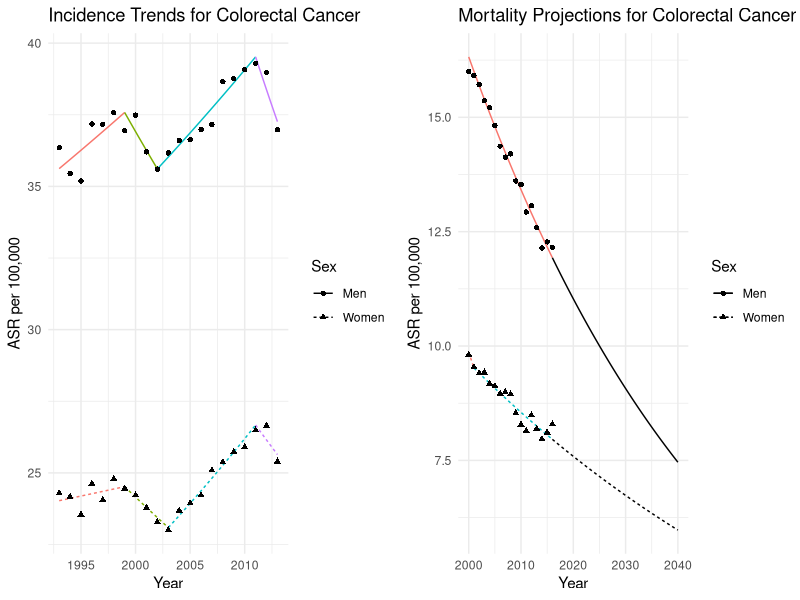
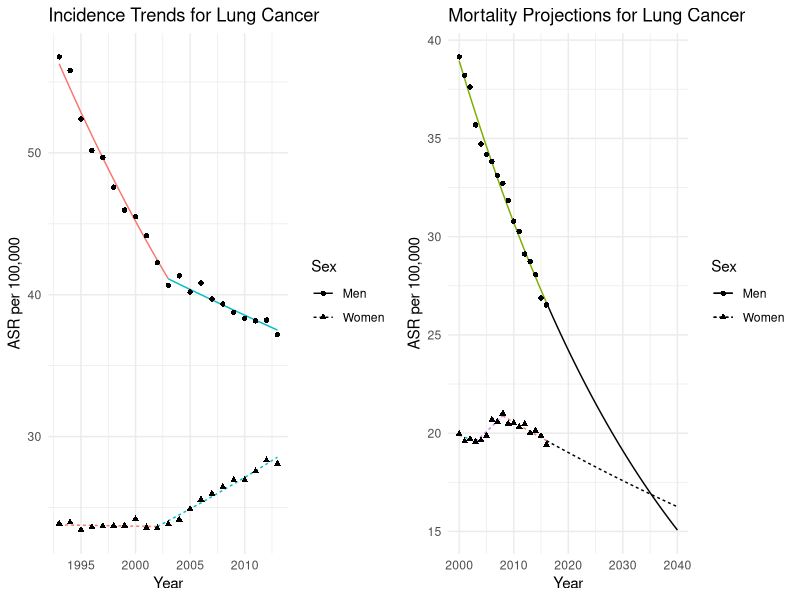
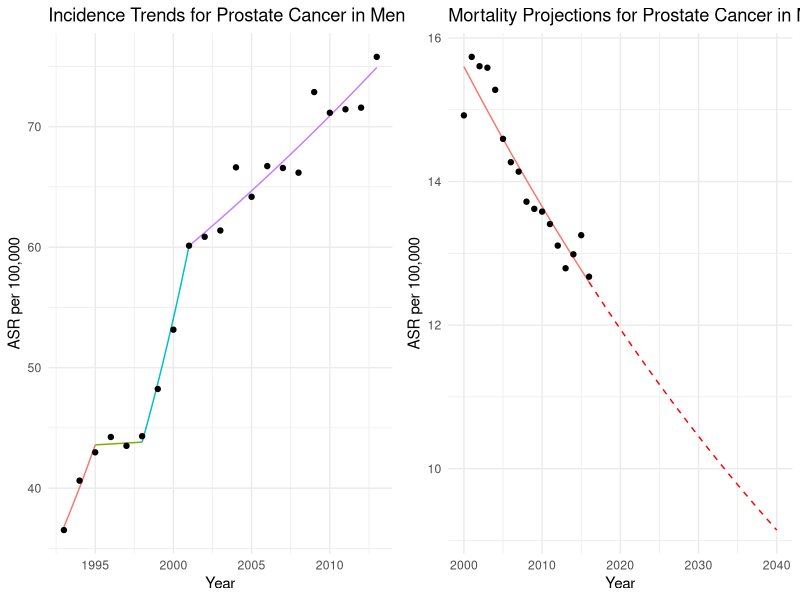
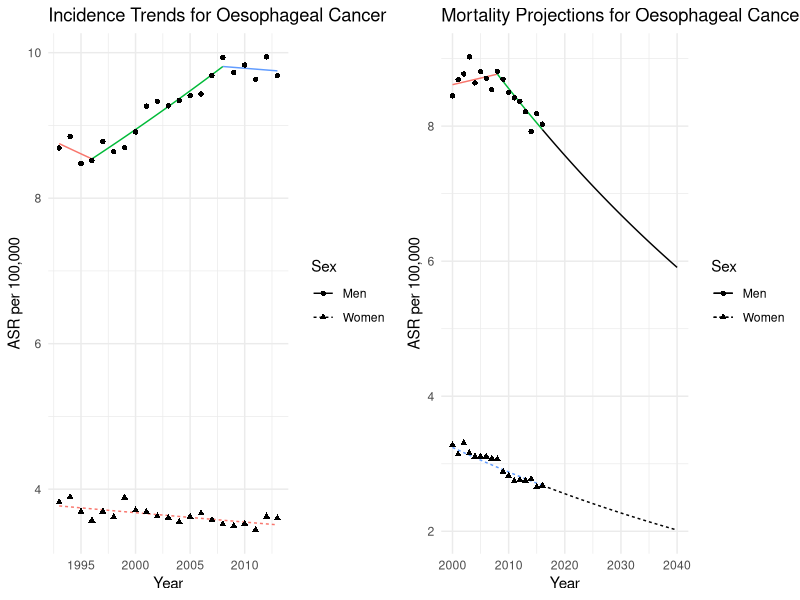
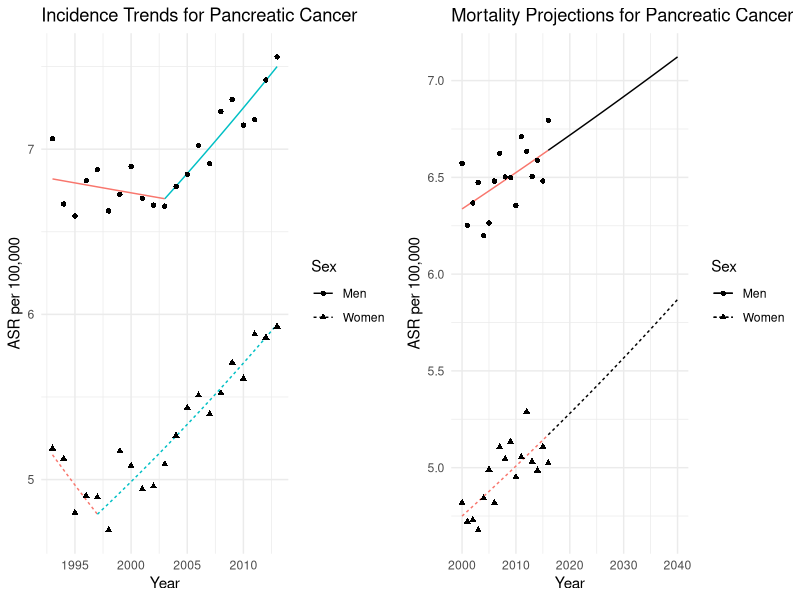
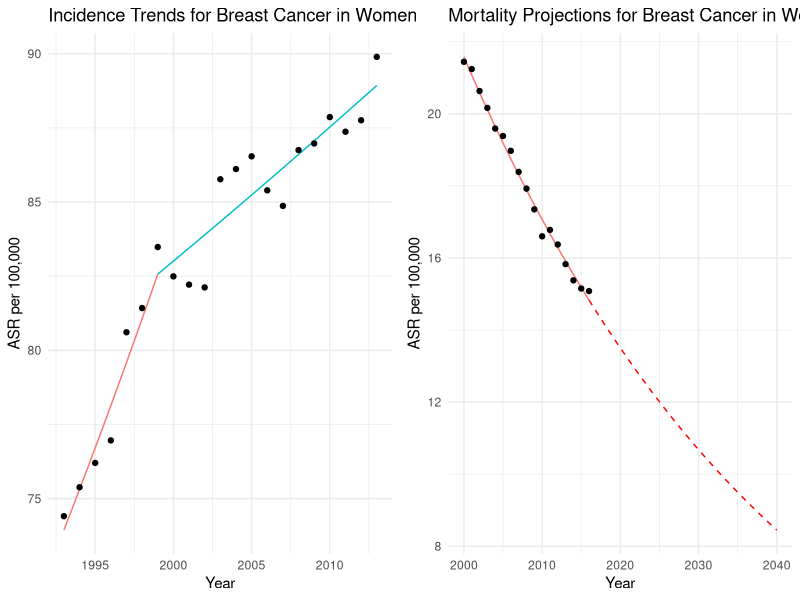
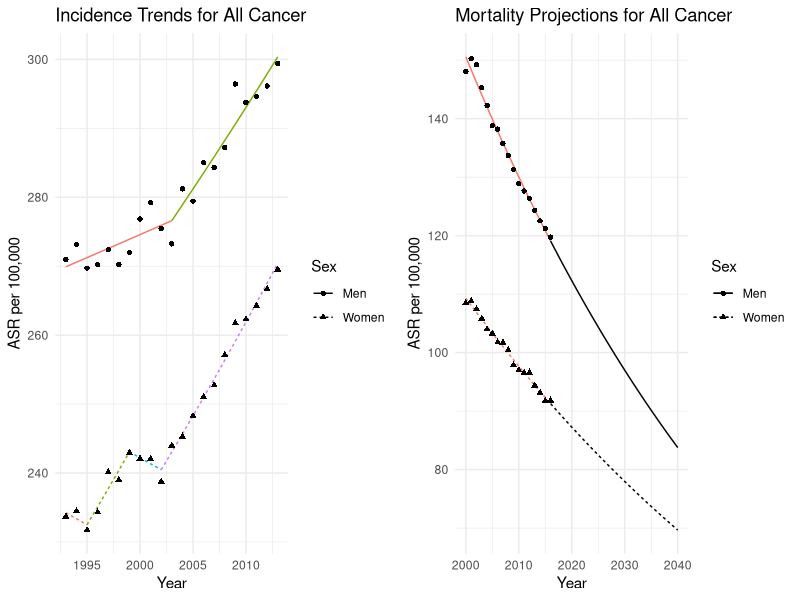
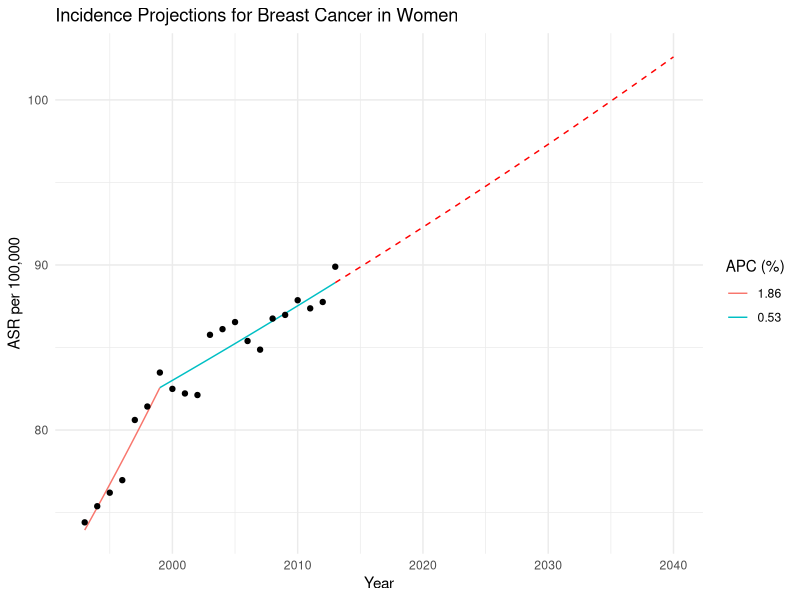

Here is the R script that generated these plots, in order:
## ---- chunk 1
library(dplyr)
library(readxl)
library(ggplot2)
library(gridExtra)
library(scales)
## ---- chunk 2
# knitr::opts_knit$set(root.dir = "C:/Users/rfrost/OneDrive - The Institute of Cancer Research/Documents/Position Paper/Data")
knitr::opts_knit$set(root.dir = "C:/Users/rfrost/OneDrive - The Institute of Cancer Research/Documents/UK-cancer-trends/Data")
knitr::opts_chunk$set(echo = FALSE)
theme_set(theme_minimal())
## ---- chunk 3

extract_joinpoint_splines <- function(data_jp){
  
  # Getting initial joins, as well as the APC (just before) the joins
  joins <- data_jp |>
    mutate(APC = case_when(!is.na(Flag) ~ lag(APC), TRUE ~ APC)) |>
    filter(grepl(Flag, pattern = "Joinpoint")) |>
    mutate(section = as.numeric(gsub(Flag, pattern = "Joinpoint ", replacement = "")))
  
  # Need a second set so we have full joins for both sides
  joins2 <- joins |>
    mutate(section = section + 1)
  
  # Getting start and end points and adding in joins from there
  start_end <- data_jp |>
    filter(row_number() %in% c(1, nrow(data_jp))) |>
    arrange(Year) |>
    mutate(section = case_when(
      row_number() == 1 ~ 1,
      row_number() == 2 ~ Joinpoints[1] + 1
    )) |>
    rbind(joins) |>
    rbind(joins2) |>
    mutate(APC = as.numeric(gsub(APC, pattern = "\\*", replacement = ""))) |>
    select(Year, Model, section, APC) |>
    arrange(Year, section)
  
  
  output_data <- data.frame()

  # Adding in points to get to exponential curves
  for(i in 1:(max(data_jp$Joinpoints)+1)){
    
    tempdata <- start_end[start_end$section == i,]

    new_data <- data.frame(Year = seq(tempdata$Year[1], tempdata$Year[2], by = 0.1))
    new_data$Model <- seq(log(tempdata$Model[1]), log(tempdata$Model[2]), by = (log(tempdata$Model[2]) - log(tempdata$Model[1]))/(nrow(new_data)-1))
    new_data$Model <- exp(new_data$Model)
    new_data$section <- i
    new_data$APC <- tempdata$APC[!is.na(tempdata$APC)][2]

    output_data <- rbind(output_data, new_data)

  }
  
  return(output_data)
  
}

get_proj_data <- function(data, data_jp, projection.yr){
  
 final <- data_jp |>
    arrange(desc(Year)) |>
    filter(row_number() == 1) |>
    mutate(APC = as.numeric(gsub(APC, pattern = "\\*", replacement = "")),
           APCnew = 1 + APC/100)
  
  proj_data <- data.frame(Year = seq(final$Year, projection.yr, by = 0.1))
  proj_data$lograte <- seq(from = log(final$Model), by = log((final$APCnew)^(1/10)), length.out = nrow(proj_data))
  proj_data$rate <- exp(proj_data$lograte)
  
  return(proj_data)
    
}


plot_joinpoint_output <- function(cancer, sex = 3, data, data_jp, incmort, start.yr = NA, projection.yr = NA, projection.target = NA, report.APC = FALSE){
  
  data <- data |> 
    filter(`Cancer label` == cancer)
  
  if(sex == 3 & length(unique(data$Sex))<2){
    sex <- unique(data$Sex)
  }
  
  
  if(sex==3){
    
    # Filter both dataframes for the relevant data
    data <- data |>
      filter(Year >= max(c(start.yr, min(Year)), na.rm = T)) |>
      mutate(Sex = ifelse(Sex==1, "Men", "Women"))
    
    data_jp <- data_jp |>
      filter(Cancer.label == cancer)
    
    data_jp_men <- data_jp |>
      filter(Sex == 1)
    
    data_jp_women <- data_jp |>
      filter(Sex == 2) 
    
    # Call function to extract useful information from joinpoint data
    
    jp_plot_men <- extract_joinpoint_splines(data_jp_men) |>
      mutate(Sex = "Men")
    jp_plot_women <- extract_joinpoint_splines(data_jp_women) |>
      mutate(Sex = "Women")
    
    jp_plot <- rbind(jp_plot_men, jp_plot_women) |>
      filter(Year >= max(c(start.yr, min(Year)), na.rm = T))
    
    # Making variable for dynamic plot title generation
    projection <- !is.na(projection.yr)
    proj_lab <- ifelse(projection, "Projections", "Trends")
    
    # Initial plotting of trends
    plot <- ggplot() +
      geom_line(data = jp_plot, aes(x = Year, y = Model, colour = factor(section, levels = unique(section)), linetype = Sex)) +
      geom_point(data = data, aes(x = Year, y = `ASR (World)`, shape = Sex)) +
      # geom_line(data = jp_plot_men, aes(x = Year, y = Model, colour = factor(APC, levels = unique(APC), labels = round(unique(APC), digits = 2)))) +
      # geom_line(data = jp_plot_women, aes(x = Year, y = Model, colour = factor(APC, levels = unique(APC), labels = round(unique(APC), digits = 2)), linetype = "dashed")) +
      scale_colour_discrete() +
      # guides(colour = "none") +
      # geom_point(data = jp_plot, aes(x = Year, y = Model, colour = section)) +
      ggtitle(paste0(incmort, " ", proj_lab, " for ", cancer, " Cancer")) +
      scale_x_continuous(breaks = pretty_breaks()) +
      ylab("ASR per 100,000")
        
    
    report.APC = F
    
      # If projection is desired, impute data to that point.
    if(projection){
      
      proj_data_men <- get_proj_data(data[data$Sex==1,], data_jp_men, projection.yr) |>
        mutate(Sex = "Men")
      proj_data_women <- get_proj_data(data[data$Sex==2,], data_jp_women, projection.yr) |>
        mutate(Sex = "Women")
      
      proj_data <- rbind(proj_data_men, proj_data_women)
      
      # Plotting extrapolation
      plot <- plot +
        geom_line(data = proj_data, aes(x = Year, y = rate, linetype = Sex))

    }
    
  } else {
  
    # Filter both dataframes for the relevant data
    data <- data |>
      filter(Sex == sex) |>
      filter(Year >= max(c(start.yr, min(Year)), na.rm = T))
    
    data_jp <- data_jp |>
      filter(Cancer.label == cancer, Sex == sex)
    
    # Call function to extract useful information from joinpoint data
    jp_plot <- extract_joinpoint_splines(data_jp) |>
      filter(Year >= max(c(start.yr, min(Year)), na.rm = T))
    
    # Recoding sex label for plot
    sex_lab <- ifelse(sex == 2, "Women", "Men")
    
    # Making variable for dynamic plot title generation
    projection <- !is.na(projection.yr)
    proj_lab <- ifelse(projection, "Projections", "Trends")
    
    # Initial plotting of trends
    plot <- ggplot() +
      geom_line(data = jp_plot, aes(x = Year, y = Model, colour = factor(APC, levels = unique(APC), labels = round(unique(APC), digits = 2)))) +
      geom_point(data = data, aes(x = Year, y = `ASR (World)`)) +
      scale_colour_discrete() +
      # guides(colour = "none") +
      # geom_point(data = jp_plot, aes(x = Year, y = Model, colour = section)) +
      ggtitle(paste0(incmort, " ", proj_lab, " for ", cancer, " Cancer in ", sex_lab)) +
      scale_x_continuous(breaks = pretty_breaks()) +
      ylab("ASR per 100,000")
        
    
    # If projection is desired, impute data to that point.
    if(projection){
      
      proj_data <- get_proj_data(data, data_jp, projection.yr)
      
      # Plotting extrapolation
      plot <- plot +
        geom_line(data = proj_data, aes(x = Year, y = rate), colour = "red", linetype = "dashed")
    
      # If target is desired, plotting green box around the target
      if(!is.na(projection.target)){
        
        # Getting final ASR data point to project from
        final_ASR <- data |>
          arrange(desc(Year)) |>
          filter(row_number()==1) |>
          pull(`ASR (World)`)
        
          # geom_hline(yintercept = final_data$`ASR (World)`*projection.target, colour = "forestgreen")
        plot <- plot + 
          annotate("rect", xmin = max(data$Year), xmax = Inf,ymin = -Inf, 
                                ymax = final_ASR*projection.target,
                                alpha = 0.2, fill = "lightgreen") +
          labs(caption = paste0("Green box represents goal of a ", 100*(1-projection.target), "% reduction in mortality rate in the UK by ", projection.yr))
      }
    }
    
  }
  
  # If reported APC is desired, plot legend.
  if(report.APC){
    plot <- plot +
      labs(colour = "APC (%)")
  } else{
    plot <- plot +
      guides(colour = "none")
  }
  
  return(plot)
  
}

## ---- chunk 4

# Read in all data
data <- read_excel("Cancer_Projection_Data.xlsx") |>
  rbind(read_excel("Cancer_Projection_Data_All.xlsx")) |>
  mutate(`Cancer label` = case_when(
    `Cancer label` == "Colorectum" ~ "Colorectal",
    `Cancer label` == "Oesophagus" ~ "Oesophageal",
    `Cancer label` == "Pancreas" ~ "Pancreatic",
    `Cancer label` == "All sites excl. non-melanoma skin cancer" ~ "All",
    TRUE ~ `Cancer label`
  ))

# Incidence data
incidence_data <- data |>
  filter(Type == 0)

incidence_jp <- read.delim("Cancer_Incidence_Joinpoint.txt", sep = "\t") |>
  mutate(Cancer.label = case_when(
    Cancer.label == "Colorectum" ~ "Colorectal",
    Cancer.label == "Oesophagus" ~ "Oesophageal",
    Cancer.label == "Pancreas" ~ "Pancreatic",
    TRUE ~ Cancer.label
  ))

all_incidence_jp <- read.delim("Cancer_Incidence_Joinpoint_All.txt", sep = "\t") |>
  mutate(Cancer.label = "All")

incidence_jp <- incidence_jp |>
  rbind(all_incidence_jp)

# Mortality data
mortality_data <- data |>
  filter(Type == 1)

mortality_jp <- read.delim("Cancer_Mortality_Joinpoint.txt", sep = "\t") |>
  mutate(Cancer.label = case_when(
    Cancer.label == "Colorectum" ~ "Colorectal",
    Cancer.label == "Oesophagus" ~ "Oesophageal",
    Cancer.label == "Pancreas" ~ "Pancreatic",
    TRUE ~ Cancer.label
  ))

all_mortality_jp <- read.delim("Cancer_Mortality_Joinpoint_All.txt", sep = "\t") |>
  mutate(Cancer.label = "All")

mortality_jp <- mortality_jp |>
  rbind(all_mortality_jp)

# Gettings cancers and sexes and looping over all.
cancers <- unique(mortality_data$`Cancer label`)
sexes <- c(1,2)

# for(cancer in cancers){
#   for(sex in sexes){
#     if((cancer == "Prostate" & sex == 2) | 
#        (cancer == "Breast" & sex == 1)){
#       
#     } else {
#       p1 <- plot_joinpoint_output(cancer, sex, incidence_data, incidence_jp, "Incidence")
#       # plots[[paste0(cancer, "|", sex, "|Incidence")]] <- plot_joinpoint_output(cancer, sex, incidence_data, incidence_jp, "Incidence")
#       p2 <- plot_joinpoint_output(cancer, sex, mortality_data, mortality_jp, "Mortality", projection.yr = 2040, projection.target = 0.85)
#       # plots[[paste0(cancer, "|", sex, "|Mortality")]] <- plot_joinpoint_output(cancer, sex, mortality_data, mortality_jp, "Mortality", projection.yr = 2035, projection.target = 0.91)
#       grid.arrange(p1, p2, nrow = 1, widths = c(4,4))
#     }
#   }
# }

for(cancer in cancers){
  p1 <- plot_joinpoint_output(cancer, sex = 3, incidence_data, incidence_jp, "Incidence")
  p2 <- plot_joinpoint_output(cancer, sex = 3, mortality_data, mortality_jp, "Mortality", projection.yr = 2040, start.yr = 2000)
  grid.arrange(p1, p2, nrow = 1, widths = c(4,4))
}

## ---- chunk 5

# Filter both dataframes for the relevant data
# data <- incidence_data |>
#   filter(`Cancer label` == "Breast")
# data_jp <- incidence_jp |>
#   filter(Cancer.label == "Breast")
# 
# jp_plot <- extract_joinpoint_splines(data_jp)
# 
# plot <- ggplot(data = data, aes(x = Year, y = `ASR (World)`)) +
#     geom_point() +
#     geom_line(data = jp_plot, aes(x = Year, y = Model, colour = factor(APC, levels = unique(APC)))) +
#     scale_colour_discrete() +
#     labs(colour = "APC (%)") +
#     ggtitle("Incidence Projections for Breast Cancer in the UK")
# 
# final <- data_jp |>
#   arrange(desc(Year)) |>
#   filter(row_number() == 1) |>
#   mutate(APC = as.numeric(gsub(APC, pattern = "\\*", replacement = "")),
#          APCnew = 1 + APC/100)
# 
# final_data <- data |>
#   arrange(desc(Year)) |>
#   filter(row_number()==1)
# 
# 
# proj_data <- data.frame(Year = seq(final$Year, 2040, by = 0.1))
# proj_data$lograte <- seq(from = log(final$Model), by = log((final$APCnew)^(1/10)), length.out = nrow(proj_data))
# proj_data$rate <- exp(proj_data$lograte)
# 
# plot <- plot +
#   geom_line(data = proj_data, aes(x = Year, y = rate), colour = "red", linetype = "dashed") 
# 
# plot +
#   scale_x_continuous(breaks = pretty_breaks())

plot_joinpoint_output(cancer = "Breast", data = incidence_data, data_jp = incidence_jp, incmort = "Incidence", projection.yr = 2040, report.APC = T)


## ---- chunk 6

# Filter both dataframes for the relevant data
# data <- mortality_data |>
#   filter(`Cancer label` == "Breast") |>
#   filter(Year >= 1993)
# data_jp <- mortality_jp |>
#   filter(Cancer.label == "Breast")
# 
# jp_plot <- extract_joinpoint_splines(data_jp) |>
#   filter(Year >= 1993)
# 
# plot <- ggplot(data = data, aes(x = Year, y = `ASR (World)`)) +
#     geom_point() +
#     geom_line(data = jp_plot, aes(x = Year, y = Model, colour = factor(APC, levels = unique(APC), labels = round(unique(APC), digits = 2)))) +
#     # scale_colour_discrete() +
#     labs(colour = "APC (%)") +
#     ggtitle("Mortality Rates for Breast Cancer in the UK")
# 
# final <- data_jp |>
#   arrange(desc(Year)) |>
#   filter(row_number() == 1) |>
#   mutate(APC = as.numeric(gsub(APC, pattern = "\\*", replacement = "")),
#          APCnew = 1 + APC/100)
# 
# final_data <- data |>
#   arrange(desc(Year)) |>
#   filter(row_number()==1)
# 
# 
# proj_data <- data.frame(Year = seq(final$Year, 2040, by = 0.1))
# proj_data$lograte <- seq(from = log(final$Model), by = log((final$APCnew)^(1/10)), length.out = nrow(proj_data))
# proj_data$rate <- exp(proj_data$lograte)
# 
# plot <- plot +
#   geom_line(data = proj_data, aes(x = Year, y = rate), colour = "red", linetype = "dashed") +
#   # geom_hline(yintercept = final_data$`ASR (World)`*0.85, colour = "forestgreen")
#   annotate("rect", xmin = max(data$Year), xmax = Inf, 
#            ymin = -Inf, ymax = final_data$`ASR (World)`*0.85,
#            alpha = 0.2, fill = "lightgreen") +
#   labs(caption = "Green box represents CRUK's goal of a 15% reduction in mortality rate in the UK by 2040")
#   
# plot +
#   scale_x_continuous(breaks = pretty_breaks())


plot_joinpoint_output(cancer = "Breast", data = mortality_data, data_jp = mortality_jp, incmort = "Mortality", projection.yr = 2040, report.APC = T, projection.target = 0.85, start.yr = 1993)
